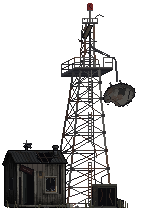
#> input picture Assets/Village/_source/broadcast-3q/broadcast_t1_code_144x208.png, 144 x 208 px, given in place of lurkers_t1.png, which was not available
$ python shadows.py ../broadcast-3q ../broadcast-3q/broadcast_t2_code_144x208.png ../broadcast-3q/broadcast_t2_code_144x208.png
#> lines starting #> are read from the running program, lines starting #| are printed output that depends on the picture; after the words box and inside, x2 and y2 are one past the last pixel; in counts of white or black regions, pixels touching at a corner belong together
"""Contact shadows for the village buildings (2026-11-26). One small shadow PNG per building kind per tier, drawn from the sprite's base outline.
Same footing logic as the ground-v2 mocks (ground2.py shadows()): the shadow hugs the lowest edge of what stands on the ground (the base + the
receding side wall), 2 art px wide chunks (the sprites are chunky 2x), a little ragged, falls LEFT (the moon is top right), with a short run
past the building's left end. Semi-transparent near-black so ONE image reads on both the asphalt pad and the grass.
The shipped set is the "cast" version: the shadow also falls LEFT and a little toward the viewer (Jeremy 2026-11-26: "the moon is on the right so the
shadows should fall to the left"). Every PNG is (sprite width + 16) x 48 and hangs 8 px below the sprite bottom (VillageLayout.SHADOW).
A full-resolution version was tried the same night and reverted (Jeremy preferred the chunky look): shadows_full-res_tried.py.
Re-run after ANY change to a building sprite base: python3 shadows.py <Assets/Village> <Assets/Village/shadows> cast   (then delete _meta.json)"""
import sys, os, zlib
import numpy as np
from PIL import Image

SRC, OUT = sys.argv[1], sys.argv[2]
CAST = len(sys.argv) > 3 and sys.argv[3] == 'cast'   # 'cast': the shadow also falls left and a little toward the viewer (moon top right, behind the scene)
CAST_LEN = 7          # art px the cast reaches left
CAST_A = [150, 138, 124, 108, 90, 70, 48, 30]
KINDS = ['lurkers', 'defense', 'slain', 'goals', 'habits', 'punctuality', 'heroes', 'nights', 'bestdays']
TIERS = range(1, 6)
SH = (6, 12, 14)          # main contact line
SH2 = (4, 9, 10)          # ragged second row
A_MAIN, A_RAG = 178, 124
A_RUN = [150, 108, 66]    # the run past the left end, fading out
PAD_L = 16                # px the image reaches left of the sprite (the run is 3 art px = 6 px)
CANVAS_H, BELOW = 48, 8   # every shadow PNG is (sprite width + PAD_L) x 48 and hangs 8 px below the sprite's bottom edge: the game needs no per-file numbers
KEEP = 30                 # only columns whose lowest pixel is within this many px of the lowest one stand on the ground

def low_edge(al):
    return np.array([np.where(al[:, c])[0].max() if al[:, c].any() else -1 for c in range(al.shape[1])])

def make(kind, tier):
#> called with kind = 'lurkers', tier = 1
    im = Image.open(f'{SRC}/{kind}_t{tier}.png').convert('RGBA')
#> im is the input picture: PIL image 144x208 RGBA; mean R, G, B, A 12.3, 11.6, 11.4, 69.9
    al = np.array(im)[:, :, 3] > 0
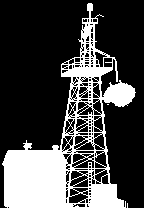
#> al: shape (208, 144) bool; 27.4% white; 3 white regions (2 under 20 px), largest, box (x1, y1, x2, y2) and area: (2, 3, 136, 208) 8198
    h, w = al.shape
#> h = 208; w = 144
    low = low_edge(al); mb = low.max()
#> after `low = low_edge(al)`: low = 144 values, max 207 at index 7, min -1 at index 0, mean 185.2
#> after `mb = low.max()`: mb = 207
    cols = {}
    for c in range(w):
        if low[c] < mb - KEEP: continue
        ax = c // 2; ay = (low[c] + 2) // 2
        cols[ax] = max(cols.get(ax, -1), ay)
#> this loop made 144 passes
#> ay on passes 5 to 16: 103, 104, 104, 104, 104, 104, 104, 104, 104, 104, 104, 104
#> after the loop, cols = 62 items
    xs = sorted(cols)
#> xs = 62 values from 2 to 63
    y0 = min(cols.values()) ; y1 = max(cols.values()) + (1 + CAST_LEN // 3 if CAST else 1)       # art rows (half res), second row included
#> after `y0 = min(cols.values())`: y0 = 104
#> after `y1 = max(cols.values()) + (1 + CAST_LEN // 3 if CAST else 1)`: y1 = 105
    aw = (w + PAD_L) // 2; ah = y1 - y0 + 1
#> after `aw = (w + PAD_L) // 2`: aw = 80
#> after `ah = y1 - y0 + 1`: ah = 2
    o = np.zeros((ah, aw, 4), np.uint8)
    off = PAD_L // 2
    rs = np.random.RandomState(zlib.crc32(f'{kind}{tier}'.encode()) & 0xffffffff)
    nz = rs.rand(ah, aw)
    def put(y, x, c, a):
        if 0 <= y < ah and 0 <= x < aw: o[y, x, :3] = c; o[y, x, 3] = max(o[y, x, 3], a)
    for ax in xs:
        ay = cols[ax] - y0
        put(ay, ax + off, SH, A_MAIN); put(ay, ax + off - 1, SH, A_MAIN)
        if nz[ay, ax + off] > 0.45: put(ay + 1, ax + off - 1, SH2, A_RAG)
#> this loop made 62 passes
    if CAST:
        for ax in xs:
            ay = cols[ax] - y0
            for k in range(1, CAST_LEN + 1):
                for dy in range(0, k // 3 + 1):
                    if k == CAST_LEN and nz[(ay + dy) % ah, (ax + off - k) % aw] > 0.5: continue   # ragged far edge
                    put(ay + dy, ax + off - k, SH2, CAST_A[k])
            put(ay + 1, ax + off, SH2, CAST_A[3]); put(ay + 1, ax + off - 1, SH2, CAST_A[3])
    first = xs[0]; fy = cols[first] - y0
#> after `first = xs[0]`: first = 2
#> after `fy = cols[first] - y0`: fy = 0
    for k in range(1, 4 if not CAST else 1): put(fy, first + off - k, SH2, A_RUN[k - 1])
    small = Image.fromarray(o, 'RGBA').resize((aw * 2, ah * 2), Image.NEAREST)
    out = Image.new('RGBA', (w + PAD_L, CANVAS_H), (0, 0, 0, 0))
#> out: PIL image 160x48 RGBA; every value is 0
    ty = int(y0) * 2 - (h + BELOW - CANVAS_H)
#> ty = 40
    assert ty >= 0 and ty + small.height <= CANVAS_H, (kind, tier, ty, small.height)
    out.paste(small, (0, ty))
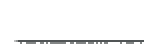
#> out: PIL image 160x48 RGBA; mean R, G, B, A 0.3, 0.6, 0.7, 8.3; transparent parts drawn white
    # offsets in sprite px: left = -PAD_L, top = y0 * 2
    return out, {'dx': -PAD_L, 'dy': int(y0) * 2, 'w': int(aw) * 2, 'h': int(ah) * 2}

if __name__ == '__main__':
    os.makedirs(OUT, exist_ok=True)
    meta = {}
    for k in KINDS:
        for t in TIERS:
            im, m = make(k, t)
#> m = {'dx': -16, 'dy': 208, 'w': 160, 'h': 4}
#> (the run stopped early here; a loop or call above may not have finished)

$ run again, on Assets/Village/_source/broadcast-3q/broadcast_t5_code_144x208.png
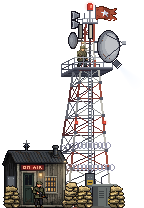
#> input picture Assets/Village/_source/broadcast-3q/broadcast_t5_code_144x208.png, 144 x 208 px, given in place of lurkers_t1.png, which was not available
#> in make, im is the input picture: PIL image 144x208 RGBA; mean R, G, B, A 33.3, 29.6, 28.3, 81.9
#> in make, `al = np.array(im)[:, :, 3] > 0`:
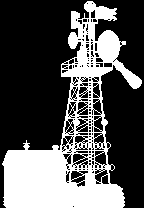
#> al: shape (208, 144) bool; 33.2% white; 1 white region, box (x1, y1, x2, y2) and area: (2, 1, 142, 208) 9932
#> low = 144 values, max 207 at index 6, min -1 at index 0, mean 186.4
#> mb = 207
#> the loop in make, `for c in range(w):` made 144 passes
#> ay on passes 4 to 11: 103, 103, 104, 104, 104, 104, 104, 104
#> after the loop in make, `for c in range(w):`: cols = 62 items
#> xs = 62 values from 1 to 62
#> y0 = 103
#> y1 = 105
#> ah = 3
#> the loop in make, `for ax in xs:` made 62 passes
#> first = 1
#> fy = 0
#> ty = 38
#> in make, `out.paste(small, (0, ty))`:
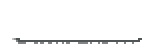
#> out: PIL image 160x48 RGBA; mean R, G, B, A 0.3, 0.5, 0.6, 7.9; transparent parts drawn white
#> m = {'dx': -16, 'dy': 206, 'w': 160, 'h': 6}

$ run again, on Assets/Village/_source/broadcast-3q/broadcast_t3_draft_128x208.png
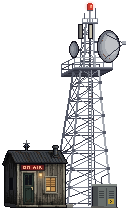
#> input picture Assets/Village/_source/broadcast-3q/broadcast_t3_draft_128x208.png, 128 x 208 px, given in place of lurkers_t1.png, which was not available
#> in make, im is the input picture: PIL image 128x208 RGBA; mean R, G, B, A 27.7, 27, 27.7, 79.2
#> in make, `al = np.array(im)[:, :, 3] > 0`:
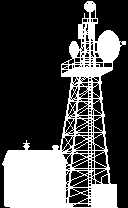
#> al: shape (208, 128) bool; 31.2% white; 1 white region, box (x1, y1, x2, y2) and area: (2, 1, 126, 208) 8319
#> low = 128 values, max 207 at index 10, min -1 at index 0, mean 189.7
#> mb = 207
#> the loop in make, `for c in range(w):` made 128 passes
#> ay on passes 5 to 12: 103, 104, 104, 104, 104, 104, 104, 104
#> after the loop in make, `for c in range(w):`: cols = 57 items
#> xs = 57 values from 2 to 58
#> y0 = 104
#> y1 = 105
#> ah = 2
#> the loop in make, `for ax in xs:` made 57 passes
#> fy = 0
#> ty = 40
#> in make, `out.paste(small, (0, ty))`:
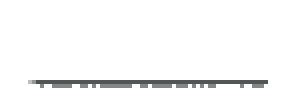
#> out: PIL image 144x48 RGBA (shown 2 times larger); mean R, G, B, A 0.3, 0.6, 0.7, 8.6; transparent parts drawn white
#> m = {'dx': -16, 'dy': 208, 'w': 144, 'h': 4}
